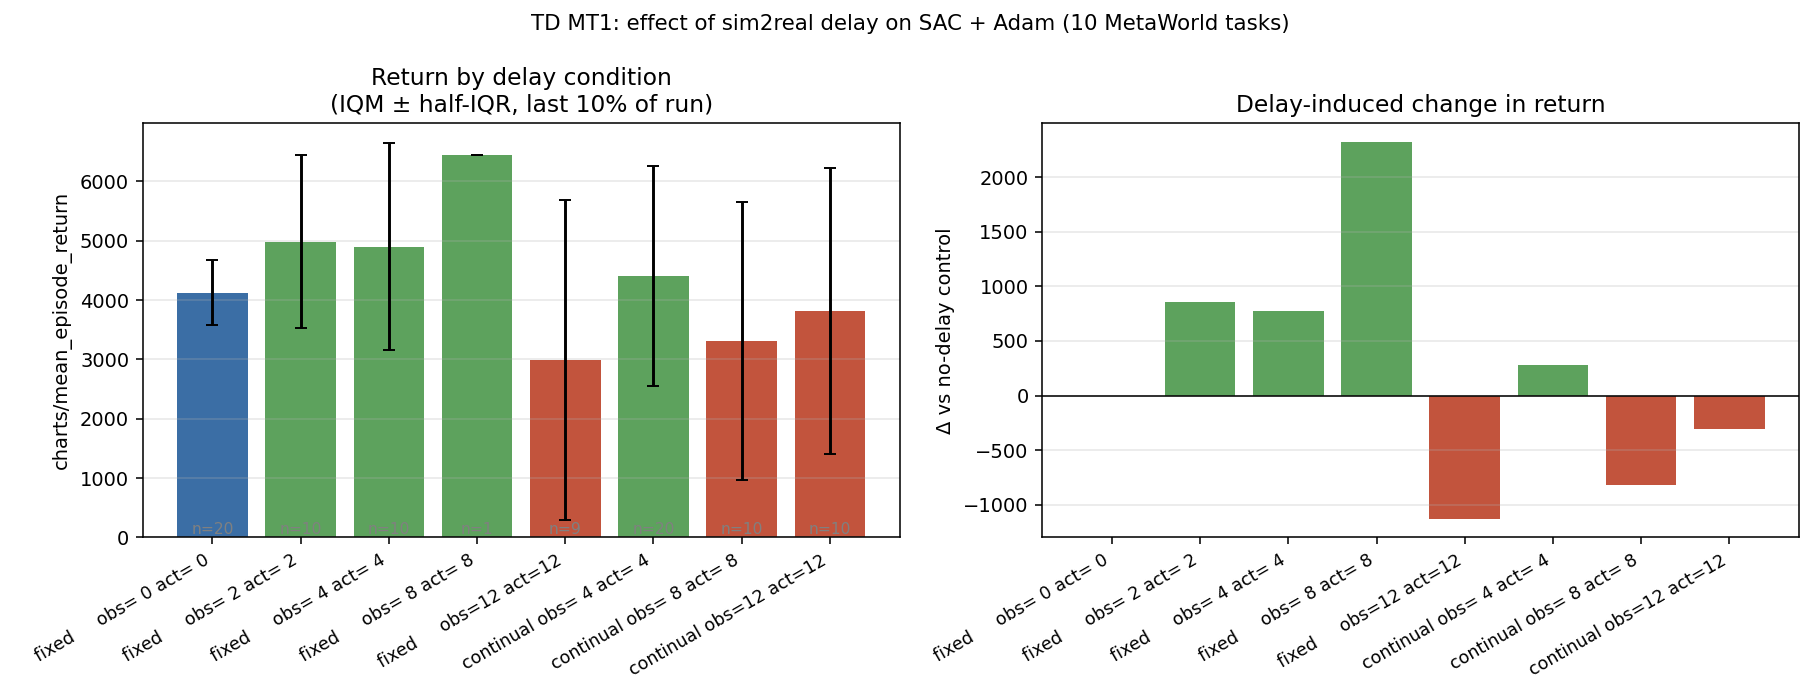

This chart was generated by the following Python code:
#!/usr/bin/env python3
"""Quantify the effect of time-delay on MT1 SAC.

The `lucmc/TD MT1 results` project sweeps a sim2real delay wrapper across
delay magnitudes (max_obs_delay, max_act_delay) and modes (fixed | continual)
on 10 MetaWorld v3 tasks; all runs use SAC + Adam. The `lucmc/MT1 results2`
project is a separate reset-method ablation on undelayed MT1.

This script does two things:

1. Within the TD project, compute mean episodic return per delay condition
   (mode, obs, act) per task, then aggregate across tasks and report the Δ
   vs the no-delay control (`fixed, 0, 0`).

2. As a sanity check, compare TD's no-delay control to Adam runs in
   `MT1 results2` to verify the two no-delay populations agree.

Usage:
    python -m continual_learning.plots.td_vs_baseline
    python -m continual_learning.plots.td_vs_baseline --metric charts/success_rate
    python -m continual_learning.plots.td_vs_baseline --plot
    python -m continual_learning.plots.td_vs_baseline --per-task
"""

from __future__ import annotations

import argparse
import warnings
from collections import defaultdict
from typing import Optional

import numpy as np
import wandb

ENTITY = "lucmc"
TD_PROJECT = "TD MT1 results"
BASE_PROJECT = "MT1 results2"

DEFAULT_METRIC = "charts/mean_episode_return"
FINAL_WINDOW_FRAC = 0.1  # average over the last 10% of logged points

# Order conditions for printing: control first, then fixed by magnitude, then continual.
COND_ORDER = [
    ("fixed", 0, 0),
    ("fixed", 2, 2),
    ("fixed", 4, 4),
    ("fixed", 8, 8),
    ("fixed", 12, 12),
    ("continual", 4, 4),
    ("continual", 8, 8),
    ("continual", 12, 12),
]
CONTROL = ("fixed", 0, 0)


def cond_label(c: tuple) -> str:
    mode, obs, act = c
    return f"{mode:<9} obs={obs:>2} act={act:>2}"


def _iqm_half_iqr(values: list[float]) -> tuple[Optional[float], Optional[float]]:
    if not values:
        return None, None
    if len(values) < 2:
        return float(values[0]), 0.0
    q25, q75 = np.percentile(values, [25, 75])
    half = float((q75 - q25) / 2)
    if len(values) >= 4:
        iqm = float(np.mean([v for v in values if q25 <= v <= q75]))
    else:
        iqm = float(np.mean(values))
    return iqm, half


def _final_value(vals: np.ndarray, frac: float) -> Optional[float]:
    if len(vals) == 0:
        return None
    n_tail = max(1, int(len(vals) * frac))
    tail = vals[-n_tail:]
    tail = tail[~np.isnan(tail)]
    if tail.size == 0:
        return None
    return float(np.mean(tail))


def fetch_td(metric: str, total_steps_filter: Optional[int] = None,
             clip_step: Optional[int] = None,
             ) -> dict[tuple, dict[str, list[float]]]:
    """Returns {condition: {task: [final_per_seed, ...]}}.
    Condition is (delay_mode, max_obs_delay, max_act_delay).

    total_steps_filter: only include runs whose config.total_steps matches.
    clip_step: truncate each run's history to rows with _step <= clip_step before
        computing the final-window average. Lets a 5M-step control run be
        compared fairly against a 2M-step delayed run.
    """
    api = wandb.Api()
    runs = list(api.runs(f"{ENTITY}/{TD_PROJECT}", per_page=500))
    kept_budget = 0
    print(f"  TD project: {len(runs)} runs "
          f"({sum(1 for r in runs if r.state == 'finished')} finished)")
    if total_steps_filter is not None:
        print(f"  Filtering to total_steps == {total_steps_filter:,}")
    if clip_step is not None:
        print(f"  Clipping each run's history at _step <= {clip_step:,}")

    out: dict[tuple, dict[str, list[float]]] = defaultdict(lambda: defaultdict(list))
    for r in runs:
        cfg = dict(r.config) if r.config else {}
        if cfg.get("algorithm") != "sac" or cfg.get("optimizer") != "adam":
            continue
        if total_steps_filter is not None and cfg.get("total_steps") != total_steps_filter:
            continue
        kept_budget += 1
        cond = (cfg.get("delay_mode"), int(cfg.get("max_obs_delay", -1)),
                int(cfg.get("max_act_delay", -1)))
        task = cfg.get("task_name", "unknown")
        try:
            hist = r.history(keys=[metric, "_step"], samples=2000, pandas=True)
        except Exception:
            continue
        if hist.empty or metric not in hist.columns:
            continue
        hist = hist.dropna(subset=[metric])
        if clip_step is not None and "_step" in hist.columns:
            hist = hist[hist["_step"] <= clip_step]
        if hist.empty:
            continue
        final = _final_value(hist[metric].values, FINAL_WINDOW_FRAC)
        if final is not None:
            out[cond][task].append(final)
    if total_steps_filter is not None:
        print(f"  Kept {kept_budget} runs after budget filter.")
    return out


def fetch_baseline_adam(metric: str) -> dict[str, list[float]]:
    """Returns {task: [final_per_seed, ...]} for Adam runs in MT1 results2."""
    api = wandb.Api()
    runs = list(api.runs(f"{ENTITY}/{BASE_PROJECT}", per_page=500))
    print(f"  Baseline project: {len(runs)} runs "
          f"({sum(1 for r in runs if r.state == 'finished')} finished)")

    out: dict[str, list[float]] = defaultdict(list)
    for r in runs:
        cfg = dict(r.config) if r.config else {}
        # Identify Adam runs by name pattern (project lacks consistent config)
        # plot_mt1.extract_algorithm_from_run convention: token after task in `sac_{task}_{algo}_{seed}`.
        name = r.name or ""
        if "_adam_" not in name and not name.endswith("_adam") and "_standard_" not in name:
            continue
        # Pull task from config or group
        task = cfg.get("task_name") or cfg.get("task") or (r.group or "unknown")
        # Strip `-v3` suffix mismatch (TD uses v3, baseline may use v2/v3)
        task_norm = task.replace("-v2", "-v3")
        try:
            hist = r.history(keys=[metric, "_step"], samples=2000, pandas=True)
        except Exception:
            continue
        if hist.empty or metric not in hist.columns:
            continue
        hist = hist.dropna(subset=[metric])
        if hist.empty:
            continue
        final = _final_value(hist[metric].values, FINAL_WINDOW_FRAC)
        if final is not None:
            out[task_norm].append(final)
    return out


def aggregate_across_tasks(td_data: dict, conds: list) -> dict[tuple, dict]:
    """For each condition, pool seed-level finals across all tasks."""
    summary = {}
    for c in conds:
        per_task = td_data.get(c, {})
        flat = [v for vs in per_task.values() for v in vs]
        iqm, half = _iqm_half_iqr(flat)
        n_tasks = sum(1 for vs in per_task.values() if vs)
        n_runs = len(flat)
        summary[c] = {
            "iqm": iqm,
            "half": half,
            "n_runs": n_runs,
            "n_tasks": n_tasks,
            "per_task": per_task,
        }
    return summary


def print_within_td(metric: str, summary: dict) -> list[tuple]:
    print()
    print(f"=== Within-TD project: effect of delay on {metric} ===")
    print(f"   (mean over last {int(FINAL_WINDOW_FRAC*100)}% of each run, "
          f"IQM ± half-IQR pooled across seeds × 10 tasks)")
    print()
    ctrl = summary[CONTROL]
    if ctrl["iqm"] is None:
        print("No control runs found — cannot compute Δ.")
        return []
    print(f"{'Condition':<28} {'N runs':>7} {'Tasks':>6} "
          f"{'Return IQM±hIQR':>20} {'Δ vs no-delay':>18} {'Rel Δ':>8}")
    print("-" * 92)
    rows = []
    for c in COND_ORDER:
        s = summary.get(c, {})
        iqm, half, n_runs, n_tasks = s.get("iqm"), s.get("half"), s.get("n_runs", 0), s.get("n_tasks", 0)
        if iqm is None:
            print(f"{cond_label(c):<28} {n_runs:>7d} {n_tasks:>6d} {'-- (no data)':>20}")
            continue
        delta = iqm - ctrl["iqm"]
        rel = delta / abs(ctrl["iqm"]) * 100 if ctrl["iqm"] != 0 else float("nan")
        marker = "  <- control" if c == CONTROL else ""
        val_str = f"{iqm:>10.1f}±{half or 0:>5.1f}" if half is not None else f"{iqm:>10.1f}"
        d_str = f"{delta:>+10.1f}" if c != CONTROL else "         --"
        r_str = f"{rel:>+6.1f}%" if c != CONTROL else "    --"
        print(f"{cond_label(c):<28} {n_runs:>7d} {n_tasks:>6d} "
              f"{val_str:>20} {d_str:>18} {r_str:>8}{marker}")
        rows.append((c, iqm, half, n_runs, delta, rel))
    print()
    print("Reading the table:")
    print(" - Δ < 0 with growing magnitude as obs/act increase ⇒ delay genuinely degrades return.")
    print(" - Δ ≈ 0 across rows ⇒ SAC is robust to this delay range.")
    print(" - Watch sample size: most non-control cells are ~10 runs (1 seed × 10 tasks).")
    print("   That's enough to spot a strong effect, weak effects need more seeds to confirm.")
    return rows


def print_per_task(metric: str, summary: dict) -> None:
    print()
    print(f"=== Per-task breakdown ({metric}) — mean of seed finals per cell ===")
    tasks = sorted({t for s in summary.values() for t in s["per_task"]})
    header = f"{'Task':<26}" + "".join(f" {cond_label(c):>26}" for c in COND_ORDER)
    print(header)
    print("-" * len(header))
    for t in tasks:
        line = f"{t:<26}"
        for c in COND_ORDER:
            vals = summary.get(c, {}).get("per_task", {}).get(t, [])
            cell = f"{np.mean(vals):>10.1f} (n={len(vals)})" if vals else f"{'--':>20}    "
            line += f" {cell:>26}"
        print(line)


def print_baseline_check(td_summary: dict, base_data: dict) -> None:
    """Compare TD's no-delay (fixed,0,0) Adam to MT1 results2 Adam runs per task."""
    print()
    print("=== Sanity check: TD no-delay vs MT1 results2 (Adam) per task ===")
    print("   (verifies the TD experiment's control matches the broader baseline)")
    ctrl_per_task = td_summary[CONTROL]["per_task"]
    tasks = sorted(set(ctrl_per_task) | set(base_data))
    print(f"{'Task':<26} {'TD no-delay (n)':>22} {'MT1 results2 Adam (n)':>26} {'Δ':>10}")
    print("-" * 92)
    deltas = []
    for t in tasks:
        td_v = ctrl_per_task.get(t, [])
        base_v = base_data.get(t, [])
        if not td_v and not base_v:
            continue
        td_str = f"{np.mean(td_v):>10.1f} ({len(td_v)})" if td_v else "          -- (0)"
        base_str = f"{np.mean(base_v):>10.1f} ({len(base_v)})" if base_v else "          -- (0)"
        if td_v and base_v:
            d = float(np.mean(td_v) - np.mean(base_v))
            deltas.append(d)
            d_str = f"{d:>+10.1f}"
        else:
            d_str = "        --"
        print(f"{t:<26} {td_str:>22} {base_str:>26} {d_str:>10}")
    if deltas:
        print("-" * 92)
        print(f"Mean Δ (TD ctrl − Baseline Adam) across {len(deltas)} tasks: {np.mean(deltas):+.1f}")
        print("If this is small relative to the delay-induced Δ above, the comparison is consistent.")


def save_plot(rows: list, metric: str, path: str) -> None:
    if not rows:
        return
    import matplotlib.pyplot as plt

    labels = [cond_label(r[0]) for r in rows]
    iqm = [r[1] for r in rows]
    err = [r[2] or 0.0 for r in rows]
    deltas = [r[4] for r in rows]
    n = [r[3] for r in rows]

    colors = ["#3b6ea5" if d == 0 else ("#c2543d" if d < 0 else "#5da25d") for d in deltas]

    fig, (ax1, ax2) = plt.subplots(1, 2, figsize=(13, 5))
    x = np.arange(len(labels))
    ax1.bar(x, iqm, yerr=err, capsize=3, color=colors)
    ax1.set_xticks(x)
    ax1.set_xticklabels(labels, rotation=30, ha="right", fontsize=9)
    ax1.set_ylabel(metric)
    ax1.set_title(f"Return by delay condition\n(IQM ± half-IQR, last {int(FINAL_WINDOW_FRAC*100)}% of run)")
    ax1.grid(axis="y", alpha=0.3)
    for xi, ni in zip(x, n):
        ax1.text(xi, 0, f"n={ni}", ha="center", va="bottom", fontsize=8, color="gray")

    ax2.bar(x, deltas, color=colors)
    ax2.axhline(0, color="black", linewidth=0.8)
    ax2.set_xticks(x)
    ax2.set_xticklabels(labels, rotation=30, ha="right", fontsize=9)
    ax2.set_ylabel("Δ vs no-delay control")
    ax2.set_title("Delay-induced change in return")
    ax2.grid(axis="y", alpha=0.3)

    fig.suptitle("TD MT1: effect of sim2real delay on SAC + Adam (10 MetaWorld tasks)", fontsize=11)
    fig.tight_layout()
    fig.savefig(path, dpi=140)
    print(f"Saved plot to {path}")


def main():
    p = argparse.ArgumentParser()
    p.add_argument("--metric", default=DEFAULT_METRIC,
                   help=f"W&B metric key (default: {DEFAULT_METRIC}).")
    p.add_argument("--per-task", action="store_true",
                   help="Print the per-task × condition table.")
    p.add_argument("--no-baseline-check", action="store_true",
                   help="Skip the cross-project sanity check vs MT1 results2.")
    p.add_argument("--plot", action="store_true")
    p.add_argument("--plot-path", default="td_vs_baseline.png")
    p.add_argument("--total-steps", type=int, default=None,
                   help="Only include TD runs whose config.total_steps matches this value.")
    p.add_argument("--clip-step", type=int, default=None,
                   help="Truncate each run's history at this _step before averaging "
                        "(use 2_000_000 to compare longer control runs against 2M-step "
                        "delayed runs at the same evaluation point).")
    args = p.parse_args()

    warnings.filterwarnings("ignore", category=DeprecationWarning)

    print(f"Fetching {ENTITY}/{TD_PROJECT} ...")
    td_data = fetch_td(args.metric, total_steps_filter=args.total_steps,
                       clip_step=args.clip_step)
    summary = aggregate_across_tasks(td_data, COND_ORDER)
    rows = print_within_td(args.metric, summary)
    if args.per_task:
        print_per_task(args.metric, summary)
    if not args.no_baseline_check:
        print(f"Fetching {ENTITY}/{BASE_PROJECT} ...")
        base = fetch_baseline_adam(args.metric)
        print_baseline_check(summary, base)
    if args.plot:
        save_plot(rows, args.metric, args.plot_path)


if __name__ == "__main__":
    main()
